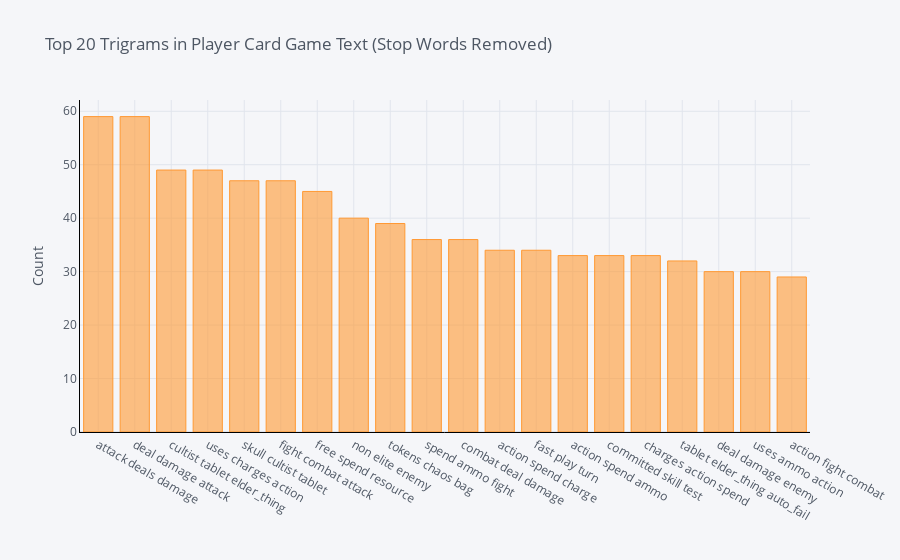

Write notebook code for a chart like this one.
### Code cell
# The distribution of top trigrams after removing stop words
def get_top_n_words(corpus, n=None):
    vec = CountVectorizer(ngram_range=(3, 3), stop_words = 'english').fit(corpus)
    bag_of_words = vec.transform(corpus)
    sum_words = bag_of_words.sum(axis=0) 
    words_freq = [(word, sum_words[0, idx]) for word, idx in vec.vocabulary_.items()]
    words_freq =sorted(words_freq, key = lambda x: x[1], reverse=True)
    return words_freq[:n]
common_words = get_top_n_words(df_player_card_text['clean_text'], 20)
for word, freq in common_words:
    print(word, freq)
df2 = pd.DataFrame(common_words, columns = ['ReviewText' , 'count'])
df2.groupby('ReviewText').sum()['count'].sort_values(ascending=False).iplot(
    kind='bar', yTitle='Count', linecolor='black', title='Top 20 Trigrams in Player Card Game Text (Stop Words Removed)')

### Figure 1 — Plotly figure (JSON) as saved in the notebook; plotly's stock layout.template omitted (floating-point values rounded to 4 significant figures)
{"data": [{"marker": {"color": "rgba(255, 153, 51, 0.6)", "line": {"color": "rgba(255, 153, 51, 1.0)", "width": 1}}, "name": "count", "orientation": "v", "text": "", "type": "bar", "x": ["attack deals damage", "deal damage attack", "cultist tablet elder_thing", "uses charges action", "skull cultist tablet", "fight combat attack", "free spend resource", "non elite enemy", "tokens chaos bag", "spend ammo fight", "combat deal damage", "action spend charge", "fast play turn", "action spend ammo", "committed skill test", "charges action spend", "tablet elder_thing auto_fail", "deal damage enemy", "uses ammo action", "action fight combat"], "y": [59, 59, 49, 49, 47, 47, 45, 40, 39, 36, 36, 34, 34, 33, 33, 33, 32, 30, 30, 29]}], "layout": {"legend": {"bgcolor": "#F5F6F9", "font": {"color": "#4D5663"}}, "paper_bgcolor": "#F5F6F9", "plot_bgcolor": "#F5F6F9", "title": {"font": {"color": "#4D5663"}, "text": "Top 20 Trigrams in Player Card Game Text (Stop Words Removed)"}, "xaxis": {"gridcolor": "#E1E5ED", "linecolor": "black", "showgrid": true, "tickfont": {"color": "#4D5663"}, "title": {"font": {"color": "#4D5663"}, "text": ""}, "zerolinecolor": "#E1E5ED"}, "yaxis": {"gridcolor": "#E1E5ED", "linecolor": "black", "showgrid": true, "tickfont": {"color": "#4D5663"}, "title": {"font": {"color": "#4D5663"}, "text": "Count"}, "zerolinecolor": "#E1E5ED"}}}
